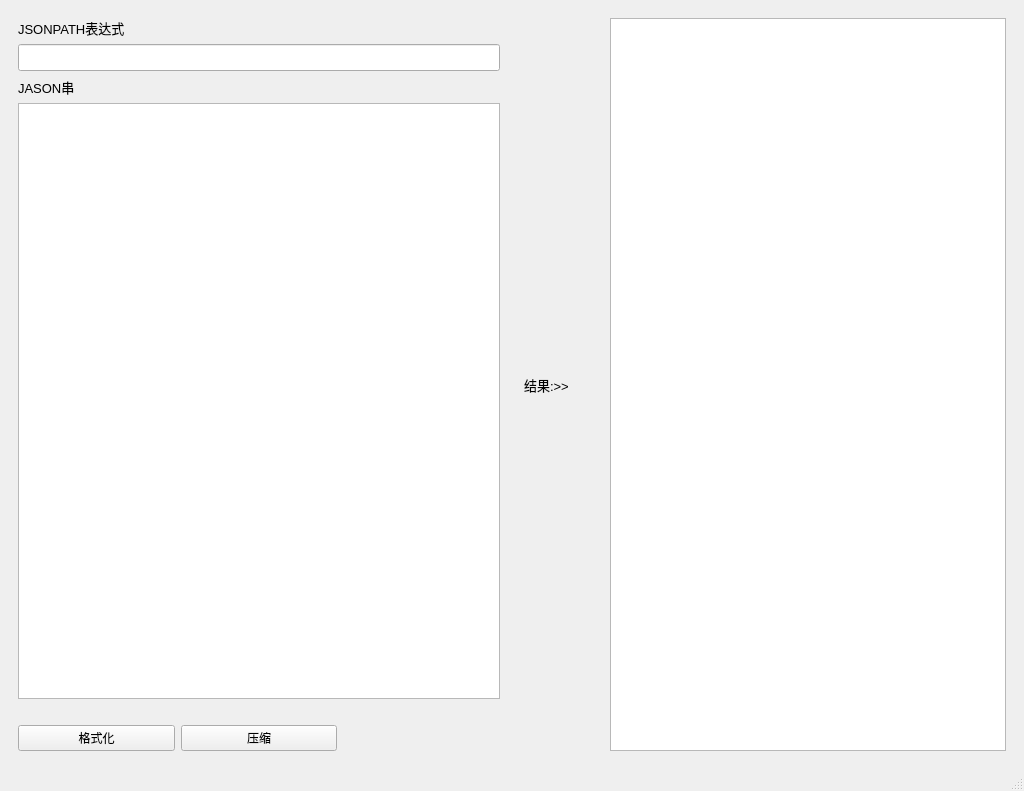
<?xml version="1.0" encoding="UTF-8"?>
<ui version="4.0">
 <class>MainWindow</class>
 <widget class="QMainWindow" name="MainWindow">
  <property name="geometry">
   <rect>
    <x>0</x>
    <y>0</y>
    <width>1024</width>
    <height>791</height>
   </rect>
  </property>
  <property name="windowTitle">
   <string>JSONPATH测试工具</string>
  </property>
  <widget class="QWidget" name="centralwidget">
   <layout class="QHBoxLayout" name="horizontalLayout_2">
    <item>
     <widget class="QWidget" name="widget" native="true">
      <property name="sizePolicy">
       <sizepolicy hsizetype="Expanding" vsizetype="Expanding">
        <horstretch>0</horstretch>
        <verstretch>0</verstretch>
       </sizepolicy>
      </property>
      <layout class="QGridLayout" name="gridLayout_7">
       <item row="0" column="0">
        <widget class="QLabel" name="label">
         <property name="font">
          <font>
           <pointsize>10</pointsize>
          </font>
         </property>
         <property name="text">
          <string>JSONPATH表达式</string>
         </property>
        </widget>
       </item>
       <item row="2" column="0">
        <widget class="QLabel" name="label_2">
         <property name="font">
          <font>
           <pointsize>10</pointsize>
          </font>
         </property>
         <property name="text">
          <string>JASON串</string>
         </property>
        </widget>
       </item>
       <item row="3" column="0" colspan="3">
        <widget class="QPlainTextEdit" name="plainTextEdit">
         <property name="sizePolicy">
          <sizepolicy hsizetype="Expanding" vsizetype="Expanding">
           <horstretch>0</horstretch>
           <verstretch>0</verstretch>
          </sizepolicy>
         </property>
         <property name="font">
          <font>
           <pointsize>11</pointsize>
          </font>
         </property>
         <property name="placeholderText">
          <string/>
         </property>
        </widget>
       </item>
       <item row="1" column="0" colspan="3">
        <widget class="QLineEdit" name="lineEdit">
         <property name="font">
          <font>
           <pointsize>12</pointsize>
          </font>
         </property>
         <property name="text">
          <string/>
         </property>
         <property name="placeholderText">
          <string/>
         </property>
        </widget>
       </item>
       <item row="6" column="0">
        <widget class="QPushButton" name="pushButton_1">
         <property name="text">
          <string>格式化</string>
         </property>
        </widget>
       </item>
       <item row="5" column="0">
        <widget class="QLabel" name="label_4">
         <property name="text">
          <string/>
         </property>
        </widget>
       </item>
       <item row="6" column="1">
        <widget class="QPushButton" name="pushButton_2">
         <property name="text">
          <string>压缩</string>
         </property>
        </widget>
       </item>
      </layout>
     </widget>
    </item>
    <item>
     <widget class="QWidget" name="widget_2" native="true">
      <property name="sizePolicy">
       <sizepolicy hsizetype="Expanding" vsizetype="Expanding">
        <horstretch>0</horstretch>
        <verstretch>0</verstretch>
       </sizepolicy>
      </property>
      <property name="maximumSize">
       <size>
        <width>16777215</width>
        <height>16777215</height>
       </size>
      </property>
      <layout class="QGridLayout" name="gridLayout_8">
       <item row="0" column="1">
        <widget class="QTextBrowser" name="textBrowser">
         <property name="maximumSize">
          <size>
           <width>850</width>
           <height>16777215</height>
          </size>
         </property>
         <property name="font">
          <font>
           <pointsize>11</pointsize>
          </font>
         </property>
        </widget>
       </item>
       <item row="0" column="0">
        <widget class="QLabel" name="label_3">
         <property name="sizePolicy">
          <sizepolicy hsizetype="Expanding" vsizetype="Preferred">
           <horstretch>0</horstretch>
           <verstretch>0</verstretch>
          </sizepolicy>
         </property>
         <property name="maximumSize">
          <size>
           <width>80</width>
           <height>16777215</height>
          </size>
         </property>
         <property name="font">
          <font>
           <pointsize>10</pointsize>
          </font>
         </property>
         <property name="text">
          <string>结果:&gt;&gt;</string>
         </property>
        </widget>
       </item>
      </layout>
     </widget>
    </item>
   </layout>
  </widget>
  <widget class="QMenuBar" name="menubar">
   <property name="geometry">
    <rect>
     <x>0</x>
     <y>0</y>
     <width>1024</width>
     <height>23</height>
    </rect>
   </property>
  </widget>
  <widget class="QStatusBar" name="statusbar"/>
 </widget>
 <resources/>
 <connections/>
</ui>
